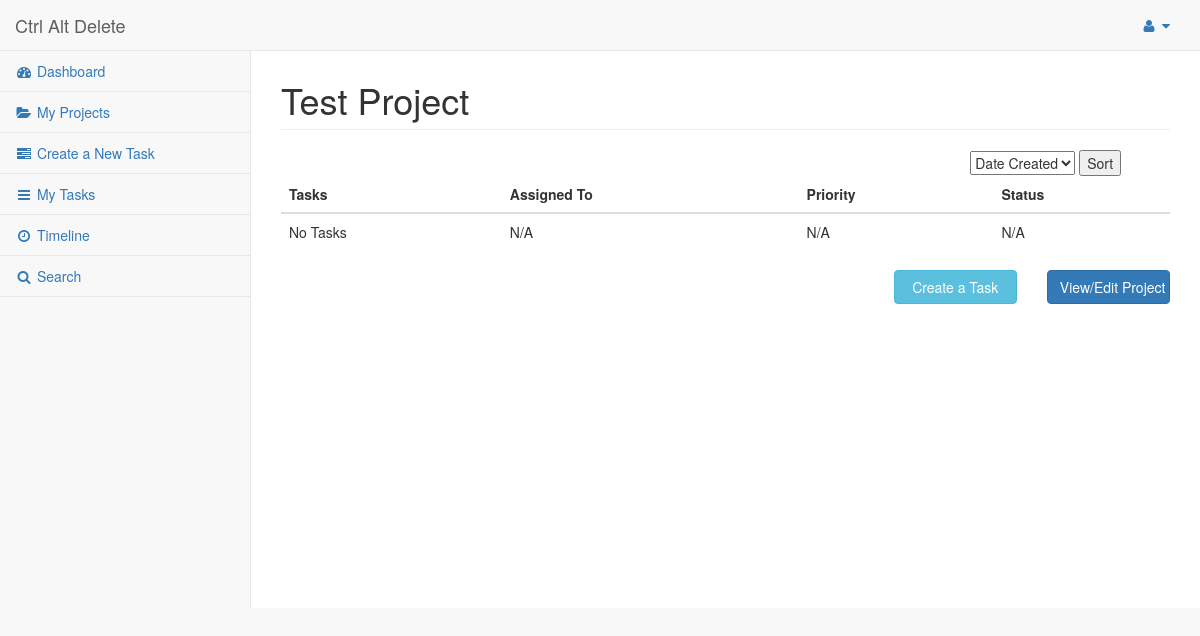
The app's page /pages/viewProject.php?var=Test Project (signed in), older data.
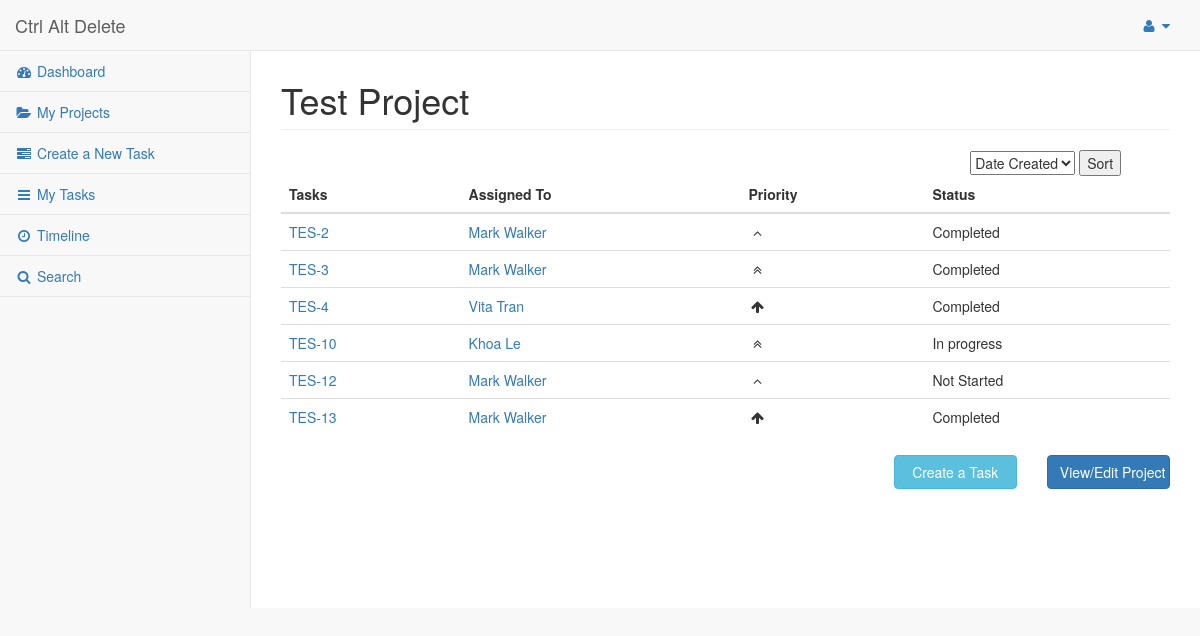
The same page, newer data.
### tables this page shows
CREATE TABLE `tasks` (
  `taskID` int(11) NOT NULL,
  `dueDate` date NOT NULL,
  `username` varchar(45) DEFAULT NULL,
  `projectID` int(11) NOT NULL,
  `taskDescription` varchar(256) NOT NULL,
  `priority` int(11) NOT NULL,
  `status` int(1) NOT NULL,
  `title` varchar(256) NOT NULL,
  `abbreviation` varchar(5) NOT NULL
);

CREATE TABLE `users` (
  `username` varchar(45) NOT NULL,
  `first` varchar(45) NOT NULL,
  `last` varchar(45) NOT NULL,
  `email` varchar(45) NOT NULL,
  `passhash` varchar(32) NOT NULL
);

### pages/viewProject.php (the view, shortened to what this page needs)
<!DOCTYPE html>
<html lang="en">
<head>
    <link href="../vendor/bootstrap/css/bootstrap.min.css" rel="stylesheet">
    <link href="../vendor/metisMenu/metisMenu.min.css" rel="stylesheet">
    <link href="../dist/css/sb-admin-2.css" rel="stylesheet">
    <link href="../vendor/morrisjs/morris.css" rel="stylesheet">
    <link href="../vendor/font-awesome/css/font-awesome.min.css" rel="stylesheet" type="text/css">
    <link href="../customcss/custom.css" rel="stylesheet">
</head>
<body>
    <div id="wrapper">
        <nav class="navbar navbar-default navbar-static-top fixedtop" role="navigation" style="margin-bottom: 0">
            <div class="navbar-header">
                <a class="navbar-brand" href="index.php">Ctrl Alt Delete</a>
            </div>
            <ul class="nav navbar-top-links navbar-right">
                <li class="dropdown">
                    <a class="dropdown-toggle" data-toggle="dropdown" href="#">
                        <i class="fa fa-user fa-fw"></i> <i class="fa fa-caret-down"></i>
                    </a>
                </li>
            </ul>
            <div class="navbar-default sidebar fixed" role="navigation">
                <div class="sidebar-nav navbar-collapse">
                    <ul class="nav" id="side-menu">
                        <li>
                            <a href="index.php"><i class="fa fa-dashboard fa-fw"></i> Dashboard</a>
                        </li>
                        <li>
                            <a href="myProject.php"><i class="fa fa-folder-open fa-fw"></i> My Projects</a>
                        </li>
                        <li>
                            <a href="createTask.php"><i class="fa fa-tasks fa-fw"></i> Create a New Task</a>
                        </li>
                        <li>
                            <a href="currentTask.php"><i class="fa fa-bars fa-fw"></i> My Tasks</a>
                        </li>
                        <li>
                            <a href="#"><i class="fa fa-clock-o fa-fw"></i> Timeline</a>
                        </li>
                        <li>
                            <a href="#"><i class="fa fa-search fa-fw"></i> Search</a>
                        </li>
                    </ul>
                </div>
            </div>
        </nav>
        <br/>
        <br/>
        <div id="page-wrapper">
            <div class="row">
                <div class="col-lg-12">
                    <h1 class="page-header"><?php echo $_GET['var'];
                    $title =$_GET['var'];?></h1>
                </div>
            </div>
            <div class = "row">
                <form class = "col-lg-offset-9 col-lg-3" name="sortby" action="" method="post">
                <select name="sortoption"> <?php $sort = $_POST['sortoption']; ?>
                   <option value="datecreated" <?php if ($sort == 'datecreated') echo 'selected="selected"'; ?> >Date Created</option>
                </select>
                <input type="submit" value="Sort" />
                </form>
            </div>
            <div class="row">
                <div class="col-sm-12">
                    <table class="table">
                        <thead>
                            <tr>
                                <th>Tasks</th>
                                <th>Assigned To</th>
                                <th>Priority</th>
                                <th>Status</th>
                            </tr>
                        </thead>
                        <tbody>
                            <?php
                                $connection = mysqli_connect("localhost", "root", "", "cen4020");
                                $pname = $_GET['var'];
                                $projectList = mysqli_query($connection, "SELECT projectID FROM projects WHERE projectName = '$pname'");
                                $projectL = mysqli_fetch_row($projectList);
                                $project = $projectL[0];
                                $results = mysqli_query($connection, "SELECT taskID, priority, username, status, abbreviation, dueDate FROM tasks WHERE projectID='$project'");
                                if(mysqli_num_rows($results) != 0)
                                {
                                    while($row = mysqli_fetch_row($results))
                                    {
                                        $tid = $row[0];
                                        $priority = $row[1];
                                        $uname = $row[2];
                                        $status = $row[3];
                                        $abb = $row[4];
                                        $asnameL = mysqli_query($connection,"SELECT first, last FROM users WHERE username = '$uname'");
                                        $asname = mysqli_fetch_row($asnameL);
                                        $fname = $asname[0];
                                        $lname = $asname[1];
                                        echo "<tr>";
                                        echo "<td>";
                                        echo "<a href='viewTask.php?var=$tid'>$abb-$tid</a>";
                                        echo "</td>";
                                        echo "<td>";
                                        echo "<a href='account.php?user=$uname'>$fname $lname</a>";
                                        echo "</td>";
                                        echo "<td>";
                                        if($priority == 1)
                                        {
                                            echo "<i class='fa fa-angle-up fa-fw'></i>";
                                        }
                                        elseif ($priority == 2)
                                        {
                                            echo "<i class='fa fa-angle-double-up fa-fw'></i>";
                                        }
                                        else
                                        {
                                            echo "<i class='fa fa-arrow-up fa-fw'></i>";
                                        }
                                        echo "</td>";
                                        echo "<td>";
                                        if($status == 1)
                                        {
                                            echo "Not Started";
                                        }
                                        elseif($status == 2)
                                        {
                                            echo "In progress";
                                        }
                                        else
                                        {
                                            echo "Completed";
                                        }
                                        echo "</td>";
                                        echo "</tr>";
                                    }
                                }
                                else
                                {
                                    echo "<tr><td>No Tasks</td>";
                                    echo "<td>N/A</td>";
                                    echo "<td>N/A</td>";
                                    echo "<td>N/A</td></tr>";
                                }
                            ?>
                        </tbody>
                    </table>
                </div>
            </div>
            <div class="row">
                <?php
                    echo "<div class='col-sm-offset-8 col-sm-2'>";
                    echo "<a href='createTask.php?pid=$project' class='btn btn-info btn-block'>Create a Task</a>";
                    echo "</div>";
                ?>
                <div class="col-sm-2">
                <?php
                    echo "<a href='viewProjectDetails.php?title=$title' class='btn btn-primary btn-block'>View/Edit Project</a>";
                ?>
                </div>
           </div>
    </div>
</body>
</html>

### customcss/custom.css (style rules this page uses)
.fixedtop { position: fixed; width: 100%; left: 0; top: 0; z-index: 100; border-top: 0; }
.fixed { position: fixed; }

Row changes from the older to the newer data that the page shows:
added tasks: abbreviation "TES", taskID "2", username.first "Mark", username.last "Walker", priority 1 (drawn), status "Completed"
added tasks: abbreviation "TES", taskID "3", username.first "Mark", username.last "Walker", priority 2 (drawn), status "Completed"
added tasks: abbreviation "TES", taskID "4", username.first "Vita", username.last "Tran", priority 3 (drawn), status "Completed"
added tasks: abbreviation "TES", taskID "10", username.first "Khoa", username.last "Le", priority 2 (drawn), status "In progress"
added tasks: abbreviation "TES", taskID "12", username.first "Mark", username.last "Walker", priority 1 (drawn), status "Not Started"
added tasks: abbreviation "TES", taskID "13", username.first "Mark", username.last "Walker", priority 3 (drawn), status "Completed"
Text that changed along with them:
text no longer shown: "No Tasks N/A N/A N/A"
